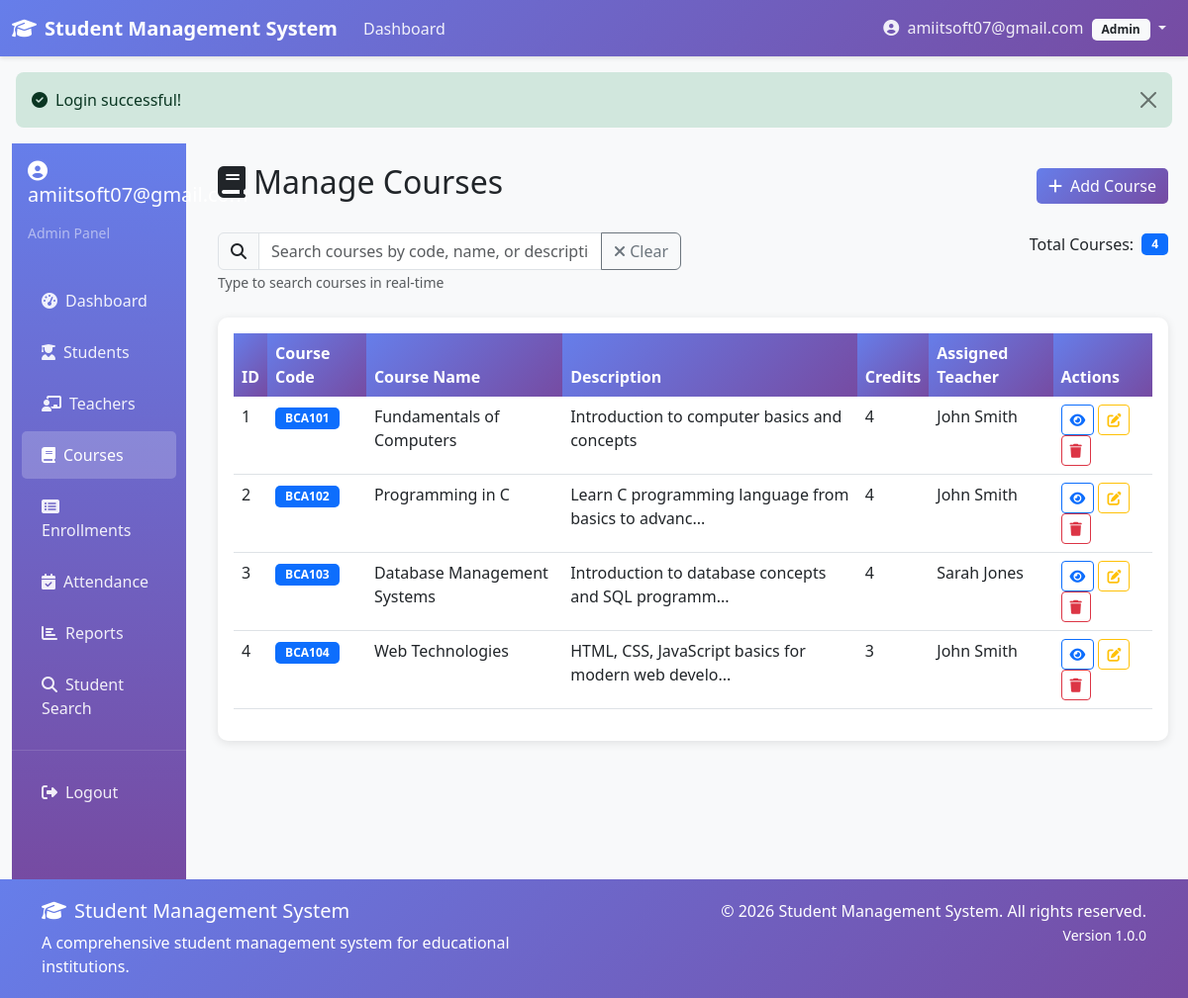
The page /admin/courses.php (signed in) on the database its author committed.
### tables this page shows
CREATE TABLE courses (
    id INT AUTO_INCREMENT PRIMARY KEY,
    course_code VARCHAR(20) UNIQUE NOT NULL COMMENT 'Unique course identifier',
    course_name VARCHAR(100) NOT NULL COMMENT 'Course title',
    description TEXT DEFAULT NULL COMMENT 'Course description and objectives',
    credits INT NOT NULL DEFAULT 3 COMMENT 'Course credit hours',
    course_type ENUM('core', 'elective', 'optional') DEFAULT 'core' COMMENT 'Course type',
    department_id INT DEFAULT NULL COMMENT 'Department offering this course',
    semester VARCHAR(20) DEFAULT NULL COMMENT 'Semester offering',
    academic_year VARCHAR(10) DEFAULT NULL COMMENT 'Academic year',
    max_students INT DEFAULT 50 COMMENT 'Maximum students allowed',
    current_students INT DEFAULT 0 COMMENT 'Currently enrolled students',
    prerequisites TEXT DEFAULT NULL COMMENT 'Course prerequisites',
    learning_outcomes TEXT DEFAULT NULL COMMENT 'Learning outcomes',
    syllabus TEXT DEFAULT NULL COMMENT 'Course syllabus',
    teacher_id INT DEFAULT NULL COMMENT 'Assigned teacher',
    is_active BOOLEAN DEFAULT TRUE COMMENT 'Course status',
    created_at TIMESTAMP DEFAULT CURRENT_TIMESTAMP COMMENT 'Course creation time',
    updated_at TIMESTAMP DEFAULT CURRENT_TIMESTAMP ON UPDATE CURRENT_TIMESTAMP COMMENT 'Last update time',
    
     
    FOREIGN KEY (department_id) REFERENCES departments(id) ON DELETE SET NULL,
    FOREIGN KEY (teacher_id) REFERENCES teachers(id) ON DELETE SET NULL,
    
     
    INDEX idx_course_code (course_code),
    INDEX idx_course_name (course_name),
    INDEX idx_semester (semester),
    INDEX idx_academic_year (academic_year)
);

CREATE TABLE teachers (
    id INT AUTO_INCREMENT PRIMARY KEY,
    user_id INT UNIQUE NOT NULL COMMENT 'Link to users table',
    first_name VARCHAR(50) NOT NULL COMMENT 'Teacher first name',
    last_name VARCHAR(50) NOT NULL COMMENT 'Teacher last name',
    employee_id VARCHAR(20) UNIQUE NOT NULL COMMENT 'Auto-generated employee ID (EMP001, etc.)',
    date_of_birth DATE NOT NULL COMMENT 'Teacher date of birth',
    gender ENUM('male', 'female', 'other') NOT NULL COMMENT 'Teacher gender',
    phone VARCHAR(15) DEFAULT NULL COMMENT 'Contact phone number',
    address TEXT DEFAULT NULL COMMENT 'Residential address',
    qualification VARCHAR(100) DEFAULT NULL COMMENT 'Academic qualification',
    specialization VARCHAR(100) DEFAULT NULL COMMENT 'Subject specialization',
    hire_date DATE NOT NULL COMMENT 'Date of hiring',
    employment_type ENUM('permanent', 'contract', 'visiting', 'other') DEFAULT 'permanent' COMMENT 'Employment type',
    department VARCHAR(100) DEFAULT NULL COMMENT 'Department assignment',
    designation VARCHAR(100) DEFAULT NULL COMMENT 'Job designation',
    experience_years INT DEFAULT 0 COMMENT 'Years of teaching experience',
    salary DECIMAL(10,2) DEFAULT NULL COMMENT 'Monthly salary',
    bank_account VARCHAR(50) DEFAULT NULL COMMENT 'Bank account number',
    bank_name VARCHAR(100) DEFAULT NULL COMMENT 'Bank name',
    pan_number VARCHAR(20) DEFAULT NULL COMMENT 'PAN number for tax purposes',
    aadhaar_number VARCHAR(20) DEFAULT NULL COMMENT 'Aadhaar number (Indian ID)',
    is_active BOOLEAN DEFAULT TRUE COMMENT 'Employment status',
    created_at TIMESTAMP DEFAULT CURRENT_TIMESTAMP COMMENT 'Record creation time',
    updated_at TIMESTAMP DEFAULT CURRENT_TIMESTAMP ON UPDATE CURRENT_TIMESTAMP COMMENT 'Last update time',
    
     
    FOREIGN KEY (user_id) REFERENCES users(id) ON DELETE CASCADE,
    
     
    INDEX idx_employee_id (employee_id),
    INDEX idx_specialization (specialization),
    INDEX idx_department (department),
    INDEX idx_hire_date (hire_date)
);

### admin/courses.php (the view, shortened to what this page needs)
<?php
$courses = [];
try {
    $pdo = getDBConnection();
    $stmt = $pdo->query("
        SELECT c.*, t.first_name, t.last_name
        FROM courses c
        LEFT JOIN teachers t ON c.teacher_id = t.id
        ORDER BY c.course_code
    ");
    $courses = $stmt->fetchAll();
} catch (PDOException $e) {
    setErrorMessage('Database error: ' . $e->getMessage());
}
?>
<?php include __DIR__ . '/../includes/header.php'; ?>
<div class="container-fluid">
    <div class="row">
        <div class="col-md-3 col-lg-2 d-none d-md-block">
            <?php include __DIR__ . '/../includes/sidebar.php'; ?>
        </div>
        <div class="col-md-9 col-lg-10 main-content">
            <div class="d-flex justify-content-between align-items-center mb-4">
                <h2><i class="fas fa-book me-2"></i>Manage Courses</h2>
                <button class="btn btn-primary" data-bs-toggle="modal" data-bs-target="#addCourseModal">
                    <i class="fas fa-plus me-2"></i>Add Course
                </button>
            </div>
            <div class="row mb-4">
                <div class="col-md-6">
                    <div class="input-group">
                        <span class="input-group-text">
                            <i class="fas fa-search"></i>
                        </span>
                        <input type="text" class="form-control" id="courseSearch" placeholder="Search courses by code, name, or description...">
                        <button class="btn btn-outline-secondary" type="button" id="clearCourseSearch">
                            <i class="fas fa-times"></i> Clear
                        </button>
                    </div>
                    <small class="text-muted">Type to search courses in real-time</small>
                </div>
                <div class="col-md-6">
                    <div class="d-flex align-items-center justify-content-end">
                        <span class="me-2">Total Courses:</span>
                        <span class="badge bg-primary" id="courseCount">0</span>
                    </div>
                </div>
            </div>
            <div class="card">
                <div class="card-body">
                    <?php if (!empty($courses)): ?>
                        <div class="table-responsive">
                            <table class="table table-hover" id="coursesTable">
                                <thead>
                                    <tr>
                                        <th>ID</th>
                                        <th>Course Code</th>
                                        <th>Course Name</th>
                                        <th>Description</th>
                                        <th>Credits</th>
                                        <th>Assigned Teacher</th>
                                        <th>Actions</th>
                                    </tr>
                                </thead>
                                <tbody>
                                    <?php foreach ($courses as $course): ?>
                                        <tr class="course-row"
                                            data-id="<?php echo $course['id']; ?>"
                                            data-code="<?php echo htmlspecialchars(strtolower($course['course_code'])); ?>"
                                            data-name="<?php echo htmlspecialchars(strtolower($course['course_name'])); ?>"
                                            data-description="<?php echo htmlspecialchars(strtolower($course['description'])); ?>"
                                            data-credits="<?php echo $course['credits']; ?>"
                                            data-teacher="<?php echo htmlspecialchars(strtolower($course['first_name'] . ' ' . $course['last_name'])); ?>"
                                            data-search-text="<?php echo htmlspecialchars(strtolower($course['course_code'] . ' ' . $course['course_name'] . ' ' . $course['description'] . ' ' . $course['first_name'] . ' ' . $course['last_name'])); ?>">
                                            <td><?php echo $course['id']; ?></td>
                                            <td><span class="badge bg-primary"><?php echo htmlspecialchars($course['course_code']); ?></span></td>
                                            <td><?php echo htmlspecialchars($course['course_name']); ?></td>
                                            <td><?php echo htmlspecialchars(substr($course['description'], 0, 50)) . (strlen($course['description']) > 50 ? '...' : ''); ?></td>
                                            <td><?php echo $course['credits']; ?></td>
                                            <td>
                                                <?php if ($course['first_name']): ?>
                                                    <?php echo htmlspecialchars($course['first_name'] . ' ' . $course['last_name']); ?>
                                                <?php else: ?>
                                                    <span class="text-muted">Not assigned</span>
                                                <?php endif; ?>
                                            </td>
                                            <td>
                                                <button class="btn btn-sm btn-outline-primary" onclick="viewCourse(<?php echo $course['id']; ?>)">
                                                    <i class="fas fa-eye"></i>
                                                </button>
                                                <button class="btn btn-sm btn-outline-warning" onclick="editCourse(<?php echo $course['id']; ?>)">
                                                    <i class="fas fa-edit"></i>
                                                </button>
                                                <form method="POST" style="display: inline;" onsubmit="return confirmDelete('Are you sure you want to delete this course?')">
                                                    <button type="submit" class="btn btn-sm btn-outline-danger">
                                                        <i class="fas fa-trash"></i>
                                                    </button>
                                                </form>
                                            </td>
                                        </tr>
                                    <?php endforeach; ?>
                                </tbody>
                            </table>
                        </div>
                    <?php endif; ?>
                </div>
            </div>
        </div>
    </div>
</div>
<?php include __DIR__ . '/../includes/footer.php'; ?>

### includes/header.php (style rules this page uses)
:root { --primary-color: #667eea; --secondary-color: #764ba2; --success-color: #28a745; --danger-color: #dc3545; --warning-color: #ffc107; --info-color: #17a2b8; }
body { font-family: 'Segoe UI', Tahoma, Geneva, Verdana, sans-serif; background-color: #f8f9fa; }
.card { border: none; border-radius: 10px; box-shadow: 0 2px 10px rgba(0,0,0,0.1); transition: transform 0.3s ease, box-shadow 0.3s ease; }
.btn-primary { background: linear-gradient(135deg, var(--primary-color) 0%, var(--secondary-color) 100%); border: none; border-radius: 5px; transition: all 0.3s ease; }
.main-content { padding: 20px; }
.table thead th { background: linear-gradient(135deg, var(--primary-color) 0%, var(--secondary-color) 100%); color: white; border: none; }
.badge { padding: 5px 10px; border-radius: 5px; }

### rows shown on the page
courses: id "1", course_code "BCA101", course_name "Fundamentals of Computers", description "Introduction to computer basics and concepts", credits "4", teacher.last_name "John Smith"
courses: id "2", course_code "BCA102", course_name "Programming in C", description "Learn C programming language from basics to advanc", credits "4", teacher.last_name "John Smith"
courses: id "3", course_code "BCA103", course_name "Database Management Systems", description "Introduction to database concepts and SQL programm", credits "4", teacher.last_name "Sarah Jones"
courses: id "4", course_code "BCA104", course_name "Web Technologies", description "HTML, CSS, JavaScript basics for modern web develo", credits "3", teacher.last_name "John Smith"

### other values the page prints
APP_NAME "Student Management System"
$_SESSION['username'] "amiitsoft07@gmail.com"
getUserRole() "Admin"
$successMessage "Login successful!"
$role "Admin"
APP_VERSION "1.0.0"
